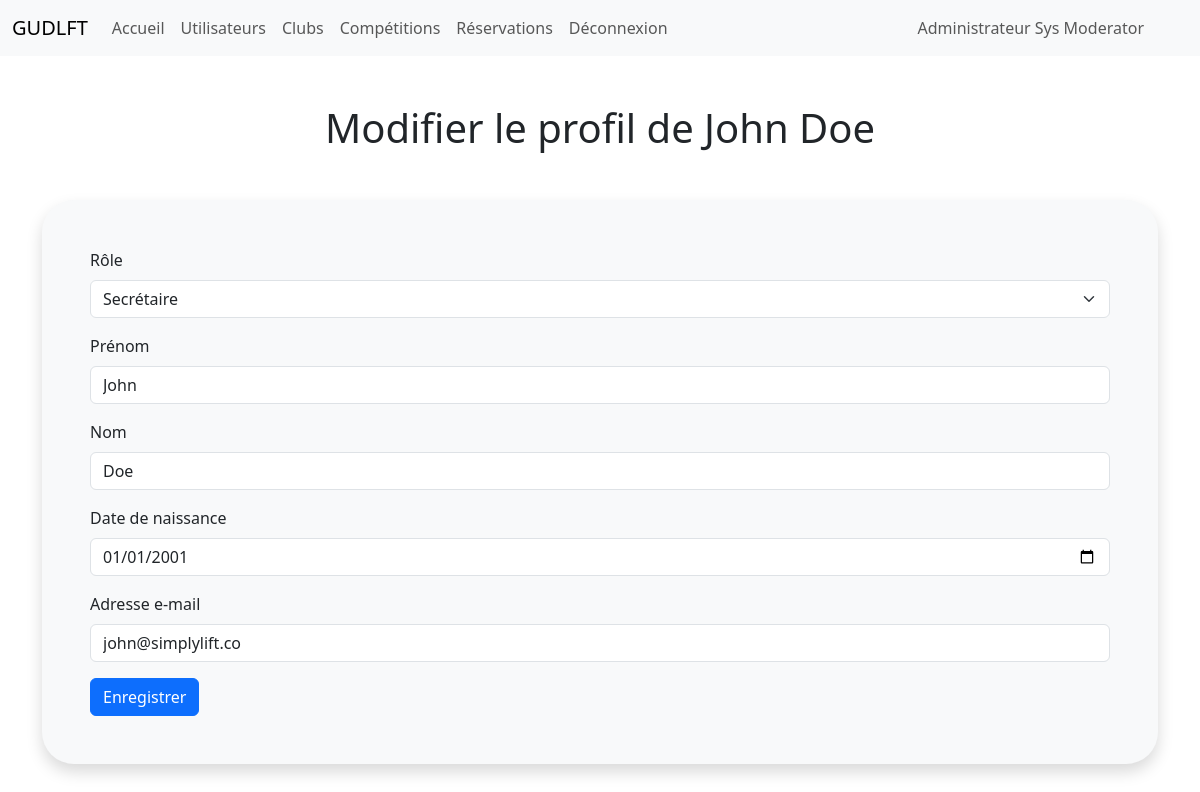
Screenshot of /admin/users/2/update/ (signed in) with the database file from the repository.
### authentication_app/models/user.py (models this page shows, shortened)
class User(db.Model, CrudMixin, UserMixin):
    IMAGE_PATH = "img/profile_photo/"
    id = db.Column(db.Integer, primary_key=True)
    role = db.Column(db.Enum("admin", "secretary"), nullable=False)
    first_name = db.Column(db.String(128), nullable=False)
    last_name = db.Column(db.String(128), nullable=False)
    birthdate = db.Column(db.Date, nullable=False)
    email = db.Column(db.String(128), unique=True, nullable=False)
    password = db.Column(db.String(128), nullable=True)
    is_activated = db.Column(db.Boolean, default=True)
    image = db.Column(db.String(255), nullable=True)
    token = db.Column(db.String(100), nullable=True, unique=True)
    token_expiration_date = db.Column(db.DateTime, nullable=True)
    created_time = db.Column(db.DateTime, default=datetime.utcnow)
    @property
    def is_admin(self) -> bool:
        return self.role == "admin"

### authentication_app/views/admin.py (the view, shortened to what this page needs)
class UpdateUser(MethodView):
    decorators = [admin_required]
    def get(self, id):
        user = User.query.get(id)
        form = UpdateUserForm(obj=user)
        return render_template("user_form.html", form=form, user=user)

### authentication_app/forms/admin.py
class UpdateUserForm(MixinRole, MixinName, MixinBirthdate, MixinEmail):
    submit = SubmitField("Enregistrer")

### authentication_app/decorator.py (called while the page is built)
def admin_required(view_func):
    @wraps(view_func)
    def decorated_view(*args, **kwargs):
        if not current_user.is_authenticated or not current_user.is_admin:
            flash("Permission refusée !", "error")
            return redirect(url_for("authentication_app_public.login"))
        return view_func(*args, **kwargs)
    return decorated_view

### authentication_app/templates/user_form.html (shortened to what this page needs)
{% extends "form.html" %}
{% block title %}
    {% include "partials/user_form_title.html" %}
{% endblock %}

### templates/form.html (shortened to what this page needs)
{% from 'bootstrap5/form.html' import render_form %}
{% extends "base.html" %}
{% block content %}
    {% block title %}{% endblock %}
    <form method="POST" enctype="multipart/form-data" class="shadow p-5 bg-body-tertiary rounded rounded-5 ">
        {{ render_form(form) }}
    </form>
{% endblock %}

### templates/partials/nav.html (shortened to what this page needs)
<nav class="navbar navbar-expand-lg bg-body-tertiary">
    <div class="container-fluid">
        <a class="navbar-brand" href="{{url_for('club_app_public.list_clubs')}}">GUDLFT</a>
      <div class="collapse navbar-collapse" id="navbarNavAltMarkup">
        <div class="navbar-nav">
          <a class="nav-link" aria-current="page" href="{{url_for('club_app_public.list_clubs')}}">
            Accueil
          </a>
          {%  if current_user.is_authenticated %}
            {% if current_user.is_admin %}
              <a class="nav-link" aria-current="page" href="{{url_for('authentication_app_admin.list_users')}}">
                Utilisateurs
              </a>
              <a class="nav-link" aria-current="page" href="{{url_for('club_app_admin.list_clubs')}}">
                Clubs
              </a>
              <a class="nav-link" href="{{ url_for('competition_app_admin.list_competitions') }}">
                Compétitions
              </a>
              <a class="nav-link" href="{{ url_for('competition_app_admin.list_reservations') }}">
                Réservations
              </a>
            {% endif %}
            <a class="nav-link" href="{{url_for('authentication_app_public.logout')}}">Déconnexion</a>
          {% else %}
            <a class="nav-link" href="{{url_for('authentication_app_public.login')}}">Connexion</a>
            <a class="nav-link" href="{{url_for('authentication_app_public.signup')}}">S'inscrire</a>
          {% endif %}
          {% if current_user.is_authenticated %}
            <a class="nav-link d-none d-xl-block d-lg-block position-absolute top-0 end-0 me-5 mt-2" href="{{ url_for('authentication_app_authenticated.my_profile') }}">
                {{ "Administrateur" if current_user.is_admin  else "Secrétaire" }} {{ current_user.first_name }} {{ current_user.last_name }}
            </a>
          {% else %}
            <a class="nav-link d-none d-xl-block d-lg-block position-absolute top-0 end-0 me-5 mt-2" href="{{ url_for('authentication_app_public.forgotten_password') }}">
              Mot de passe oublié
            </a>
          {% endif %}
        </div>
      </div>
    </div>
  </nav>

### authentication_app/templates/partials/user_form_title.html (shortened to what this page needs)
{% if current_user.is_authenticated and current_user.is_admin %}
  {% if 'create' in request.url %}
    <h1 class="my-5 text-center">Inscrire un utilisateur</h1>
  {% elif 'update' in request.url and user %}
    <h1 class="my-5 text-center">
      Modifier le profil de {{user.first_name}} {{user.last_name}}
    </h1>
  {% endif %}
{% endif %}

### rows the page displays
User: role "Administrateur", first_name "Sys", last_name "Moderator"
User: first_name "John", last_name "Doe", role "Secrétaire", birthdate "01/01/2001", email "john@simplylift.co"
